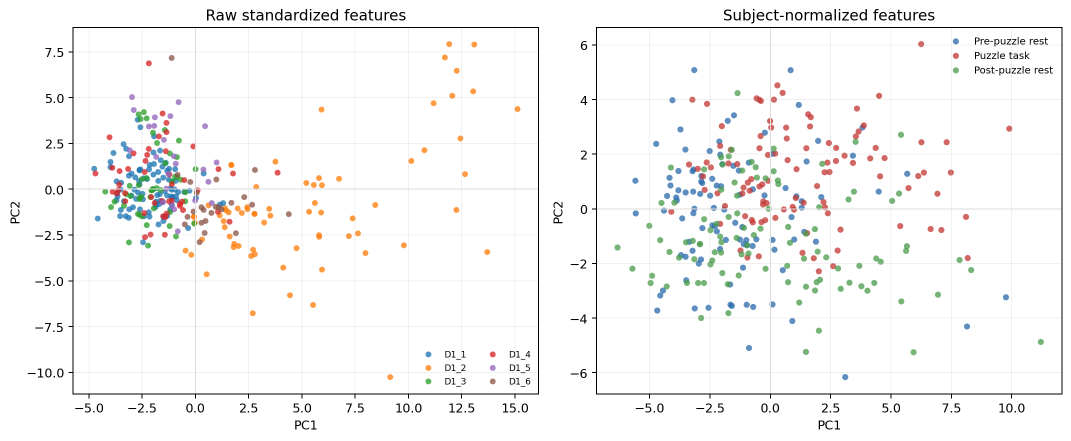
#> input picture submission/figures/figure1_pca_comparison.png, 2142 x 881 px (shown at 1/2 size)
$ python build_vertical_poster.py
#> lines starting #> are read from the running program, lines starting #| are printed output that depends on the picture
from pathlib import Path
import math

from PIL import Image, ImageDraw, ImageFilter, ImageFont


OUT_DIR = Path(__file__).resolve().parent
FIG_DIR = OUT_DIR / "figures"
PNG_PATH = OUT_DIR / "case2_vertical_poster.png"
PDF_PATH = OUT_DIR / "case2_vertical_poster.pdf"

W, H = 2160, 3840

COL = {
    "cream": "#F6F0E6",
    "paper": "#FFFDF8",
    "ink": "#102238",
    "muted": "#5F6F80",
    "navy": "#14344C",
    "navy2": "#0F2B40",
    "blue": "#2C6EAA",
    "teal": "#247D7F",
    "sage": "#4B8B78",
    "rust": "#C75C46",
    "amber": "#E2A33A",
    "line": "#D8E2E6",
    "soft_blue": "#EAF3F8",
    "soft_teal": "#EAF5F2",
    "soft_rust": "#F8E7DE",
}


def hex_rgb(value):
    value = value.lstrip("#")
    return tuple(int(value[i : i + 2], 16) for i in (0, 2, 4))


def blend(a, b, t):
    ar, ag, ab = hex_rgb(a)
    br, bg, bb = hex_rgb(b)
    return (
        int(ar + (br - ar) * t),
        int(ag + (bg - ag) * t),
        int(ab + (bb - ab) * t),
    )


def fnt(size, bold=False, display=False):
#> called with size = 24, bold = True, display = False
    base = Path("C:/Windows/Fonts")
    if display:
        names = ["bahnschrift.ttf", "segoeuib.ttf", "arialbd.ttf"]
    elif bold:
        names = ["segoeuib.ttf", "arialbd.ttf"]
    else:
        names = ["segoeui.ttf", "arial.ttf"]
    for name in names:
        path = base / name
        if path.exists():
            return ImageFont.truetype(str(path), size)
    return ImageFont.load_default()


F = {
    "kicker": fnt(24, True),
    "title": fnt(82, True, True),
    "title2": fnt(66, True, True),
    "subtitle": fnt(28),
    "section": fnt(36, True, True),
    "section_small": fnt(28, True, True),
    "body": fnt(27),
    "body_bold": fnt(27, True),
    "small": fnt(22),
    "small_bold": fnt(22, True),
    "tiny": fnt(18),
    "metric": fnt(54, True, True),
    "metric_small": fnt(42, True, True),
    "footer": fnt(20),
}


def shadow(base, box, radius=28, alpha=42, blur=20, offset=(8, 12)):
    layer = Image.new("RGBA", base.size, (0, 0, 0, 0))
    d = ImageDraw.Draw(layer)
    shifted = (box[0] + offset[0], box[1] + offset[1], box[2] + offset[0], box[3] + offset[1])
    d.rounded_rectangle(shifted, radius=radius, fill=(12, 30, 45, alpha))
    layer = layer.filter(ImageFilter.GaussianBlur(blur))
    base.alpha_composite(layer)


def rounded(draw, box, radius, fill, outline=None, width=2):
    draw.rounded_rectangle(box, radius=radius, fill=fill, outline=outline, width=width)


def text(draw, xy, s, font, fill=COL["ink"], anchor=None):
    draw.text(xy, s, font=font, fill=fill, anchor=anchor)


def wrap(draw, x, y, s, font, max_w, fill=COL["ink"], leading=1.12, bullet=False):
    words = s.split()
    lines = []
    current = ""
    for word in words:
        candidate = f"{current} {word}".strip()
        if draw.textlength(candidate, font=font) <= max_w:
            current = candidate
        else:
            if current:
                lines.append(current)
            current = word
    if current:
        lines.append(current)

    line_h = int(font.size * leading)
    for i, line in enumerate(lines):
        if bullet and i == 0:
            rounded(draw, (x, y + 9, x + 10, y + 19), 5, fill)
            draw.text((x + 24, y), line, font=font, fill=fill)
        else:
            indent = 24 if bullet else 0
            draw.text((x + indent, y), line, font=font, fill=fill)
        y += line_h
    return y


def card(base, box, radius=26, fill=COL["paper"], outline=COL["line"], accent=None):
    shadow(base, box, radius=radius)
    d = ImageDraw.Draw(base)
    rounded(d, box, radius, fill, outline, 2)
    if accent:
        d.rounded_rectangle((box[0], box[1], box[0] + 12, box[3]), radius=radius, fill=accent)


def panel_header(draw, x, y, w, title, color, num=None):
    rounded(draw, (x, y, x + w, y + 68), 24, color)
    if num:
        rounded(draw, (x + 22, y + 15, x + 70, y + 53), 14, "#FFFFFF")
        text(draw, (x + 46, y + 22), num, F["section_small"], color, anchor="ma")
        text(draw, (x + 88, y + 18), title, F["section"], "white")
    else:
        text(draw, (x + 32, y + 18), title, F["section"], "white")


def paste_fig(base, path, box, bg="#FFFFFF", radius=22, outline="#EEF2F5"):
    img = Image.open(path).convert("RGBA")
    tw, th = box[2] - box[0], box[3] - box[1]
    scale = min(tw / img.width, th / img.height)
    img = img.resize((int(img.width * scale), int(img.height * scale)), Image.LANCZOS)
    layer = Image.new("RGBA", (tw, th), bg)
    layer.alpha_composite(img, ((tw - img.width) // 2, (th - img.height) // 2))
    mask = Image.new("L", (tw, th), 0)
    md = ImageDraw.Draw(mask)
    md.rounded_rectangle((0, 0, tw, th), radius=radius, fill=255)
    base.paste(layer, (box[0], box[1]), mask)
    d = ImageDraw.Draw(base)
    rounded(d, box, radius, None, outline, 1)


# [4 lines left out: function metric_card, not called in this run]


def small_metric(draw, x, y, value, label, color):
    rounded(draw, (x, y, x + 240, y + 106), 20, "#FFFFFF", "#D7E3E8", 2)
    text(draw, (x + 24, y + 20), value, F["metric_small"], color)
    text(draw, (x + 24, y + 70), label, F["tiny"], COL["muted"])


# [20 lines left out: function simple_table, not called in this run]


def draw_background(base):
    draw = ImageDraw.Draw(base)
    for y in range(H):
        t = y / H
        col = blend("#F8F1E7", "#F1E8DB", t)
        draw.line((0, y, W, y), fill=col)
    for i in range(-80, W, 116):
        draw.line((i, 0, i + 620, H), fill=(228, 220, 204), width=1)
    for j in range(0, H, 116):
        draw.line((0, j, W, j), fill=(231, 224, 211), width=1)

    blob = Image.new("RGBA", (W, H), (0, 0, 0, 0))
#> blob: PIL image 2160x3840 RGBA; every value is 0
    bd = ImageDraw.Draw(blob)
    bd.ellipse((-500, 150, 620, 1180), fill=(83, 157, 147, 48))
    bd.ellipse((1430, 210, 2620, 1300), fill=(78, 139, 190, 38))
    bd.ellipse((1300, 2820, 2650, 4100), fill=(204, 92, 70, 34))
    blob = blob.filter(ImageFilter.GaussianBlur(10))
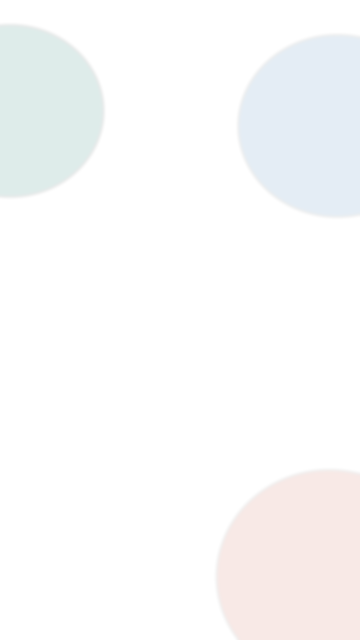
#> blob: PIL image 2160x3840 RGBA (shown at 1/6 size); mean R, G, B, A 30.2, 29.3, 30.6, 9.1; transparent parts drawn white
    base.alpha_composite(blob)


def draw_wave(draw, x0, y0, w, h):
#> called with x0 = 1150, y0 = 92, w = 840, h = 125
    pts = []
    for i in range(0, w, 18):
        x = x0 + i
        y = y0 + h / 2 + math.sin(i / 44) * h * 0.18 + math.sin(i / 17) * h * 0.08
        pts.append((x, y))
    draw.line(pts, fill="#9DD2CB", width=4)
    for i, (x, y) in enumerate(pts[::4]):
        color = COL["amber"] if i % 3 == 0 else "#B8D8E8"
        draw.ellipse((x - 5, y - 5, x + 5, y + 5), fill=color)


def build():
    base = Image.new("RGBA", (W, H), COL["cream"])
    draw_background(base)
    draw = ImageDraw.Draw(base)

    # Header.
    draw.rounded_rectangle((0, 0, W, 430), radius=0, fill=COL["navy"])
    draw.rectangle((0, 0, W, 430), fill=COL["navy"])
    draw.polygon([(0, 430), (W, 430), (W, 340), (0, 410)], fill=COL["navy2"])
    draw_wave(draw, 1150, 92, 840, 125)

    text(draw, (90, 50), "CASE II | EMOPAIRCOMPETE WEARABLE BIOSIGNALS", F["kicker"], "#A9D3CE")
    text(draw, (90, 100), "Subject-Normalized", F["title"], "white")
    text(draw, (90, 188), "Stress-State Discovery", F["title"], "white")
    text(draw, (93, 294), "A baseline-aware representation study using HR, TEMP, and EDA features", F["subtitle"], "#DCEAF2")
    rounded(draw, (1548, 42, 2048, 104), 24, "#264B63", "#5E8295", 2)
    text(draw, (1798, 58), "02582 | Case 2 | s252646", F["small_bold"], "white", anchor="ma")
    rounded(draw, (1425, 250, 2048, 365), 26, "#1E5B52", "#6C9F96", 2)
    text(draw, (1465, 272), "Key claim", F["small_bold"], COL["amber"])
    wrap(draw, 1465, 306, "Baseline removal and subject-level validation are essential before interpreting wearable biosignals as stress states.", F["small_bold"], 535, "white", 1.04)

    # Research question.
    card(base, (90, 465, W - 90, 585), radius=24, fill="#EAF3F8", outline="#93BBCB", accent=COL["blue"])
    draw = ImageDraw.Draw(base)
    text(draw, (135, 497), "Research question", F["section_small"], COL["blue"])
    wrap(
        draw,
        465,
        492,
        "After removing subject baselines, do HR/TEMP/EDA features contain generalizable stress-phase structure, and how strongly do they relate to affect ratings?",
        F["body_bold"],
        1530,
        COL["ink"],
        1.08,
    )

    # Overview cards.
    y0 = 625
    cards = {
        "data": (90, y0, 690, 990),
        "pipeline": (735, y0, 1425, 990),
        "valid": (1470, y0, W - 90, 990),
    }
    for box, accent in [(cards["data"], COL["teal"]), (cards["pipeline"], COL["blue"]), (cards["valid"], COL["rust"])]:
        card(base, box, radius=28, accent=accent)
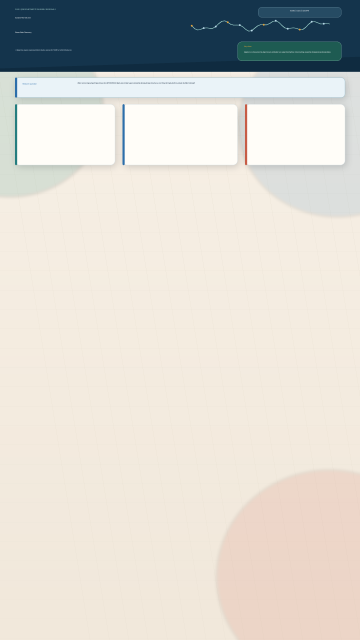
#> base: PIL image 2160x3840 RGBA (shown at 1/6 size); mean R, G, B, A 216.2, 213.2, 206.3, 255
    draw = ImageDraw.Draw(base)

    text(draw, (130, y0 + 34), "Data", F["section"], COL["teal"])
    small_metric(draw, 130, y0 + 95, "312", "observations", COL["blue"])
    small_metric(draw, 380, y0 + 95, "26", "individuals", COL["sage"])
    text(draw, (130, y0 + 235), "Phase design", F["small_bold"], COL["ink"])
    phase_y = y0 + 277
    for i, (label, col, fill) in enumerate(
        [
            ("Pre-rest", COL["blue"], "#EAF3F8"),
            ("Puzzle", COL["rust"], "#F8E7DE"),
            ("Post-rest", COL["sage"], "#EAF5F2"),
        ]
    ):
        x = 130 + i * 170
        rounded(draw, (x, phase_y, x + 150, phase_y + 48), 16, fill, col, 2)
        text(draw, (x + 75, phase_y + 13), label, F["tiny"], col, anchor="ma")
    wrap(draw, 130, y0 + 318, "51 HR/TEMP/EDA features plus 11 affect variables.", F["small"], 500, COL["muted"], 1.05)

    text(draw, (775, y0 + 34), "Pipeline", F["section"], COL["blue"])
    steps = [
        ("01", "Median imputation"),
        ("02", "Subject z-score"),
        ("03", "PCA + KMeans"),
        ("04", "CCA + embeddings"),
    ]
    for i, (num, label) in enumerate(steps):
        yy = y0 + 100 + i * 63
        rounded(draw, (780, yy, 846, yy + 44), 15, COL["navy"], None)
        text(draw, (813, yy + 11), num, F["tiny"], "white", anchor="ma")
        text(draw, (865, yy + 8), label, F["small_bold"], COL["ink"])
        if i < len(steps) - 1:
            draw.line((813, yy + 46, 813, yy + 61), fill="#C7D6DD", width=3)
    text(draw, (1510, y0 + 34), "Model Checks", F["section"], COL["rust"])
    small_metric(draw, 1510, y0 + 95, "0.075", "KMeans ARI", COL["rust"])
    small_metric(draw, 1760, y0 + 95, "0.779", "LOSO AUC", COL["blue"])
    wrap(draw, 1510, y0 + 240, "Unsupervised structure is weak, but a supervised subject-held-out sanity check confirms nonzero stress-related signal.", F["body"], 505, COL["ink"], 1.08)

    # PCA panel.
    pca_box = (90, 1045, W - 90, 1990)
    card(base, pca_box, radius=30, accent=COL["blue"])
#> in shadow (call 5), `layer = layer.filter(ImageFilter.GaussianBlur(blur))`:
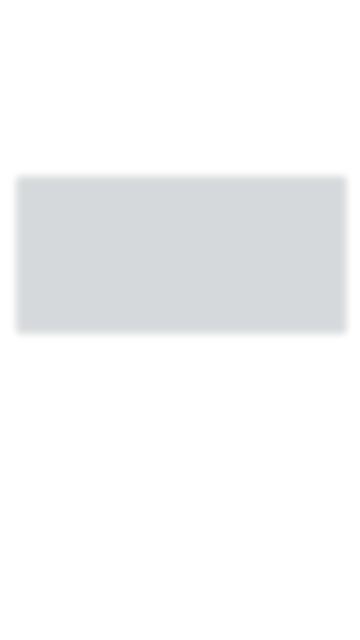
#> layer: PIL image 2160x3840 RGBA (shown at 1/6 size); mean R, G, B, A 2.7, 6.8, 10.2, 9.5; transparent parts drawn white
    draw = ImageDraw.Draw(base)
    panel_header(draw, 90, 1045, W - 180, "PCA: Baselines Dominate Low-Dimensional Structure", COL["blue"], "1")
    paste_fig(base, FIG_DIR / "figure1_pca_comparison.png", (150, 1155, 1360, 1655), radius=24)
#> in paste_fig, img is the input picture: PIL image 2142x881 RGBA; mean R, G, B, A 247.3, 247, 246.5, 255
#> in paste_fig, `base.paste(layer, (box[0], box[1]), mask)`:
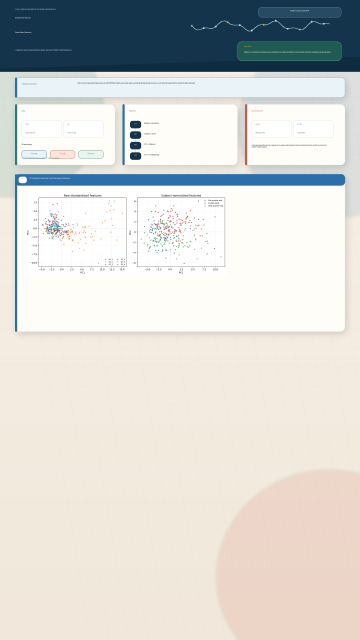
#> base: PIL image 2160x3840 RGBA (shown at 1/6 size); mean R, G, B, A 214, 213.5, 209.6, 255
    paste_fig(base, FIG_DIR / "figure2_metadata_r2.png", (150, 1705, 685, 1985), radius=20)
#> call 2 of paste_fig, with box = (150, 1705, 685, 1985), bg = '#FFFFFF', radius = 20, outline = '#EEF2F5'
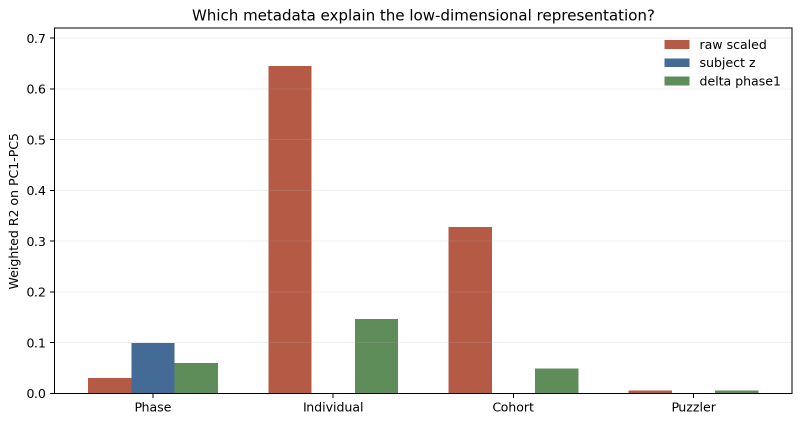
#> input picture submission/figures/figure2_metadata_r2.png, 1601 x 846 px (shown at 1/2 size)
#> in paste_fig, img is the input picture: PIL image 1601x846 RGBA; mean R, G, B, A 241.7, 236.9, 234.9, 255
    paste_fig(base, FIG_DIR / "figure3_cluster_phase_heatmap.png", (735, 1705, 1058, 1985), radius=20)
#> call 3 of paste_fig, with box = (735, 1705, 1058, 1985), bg = '#FFFFFF', radius = 20, outline = '#EEF2F5'
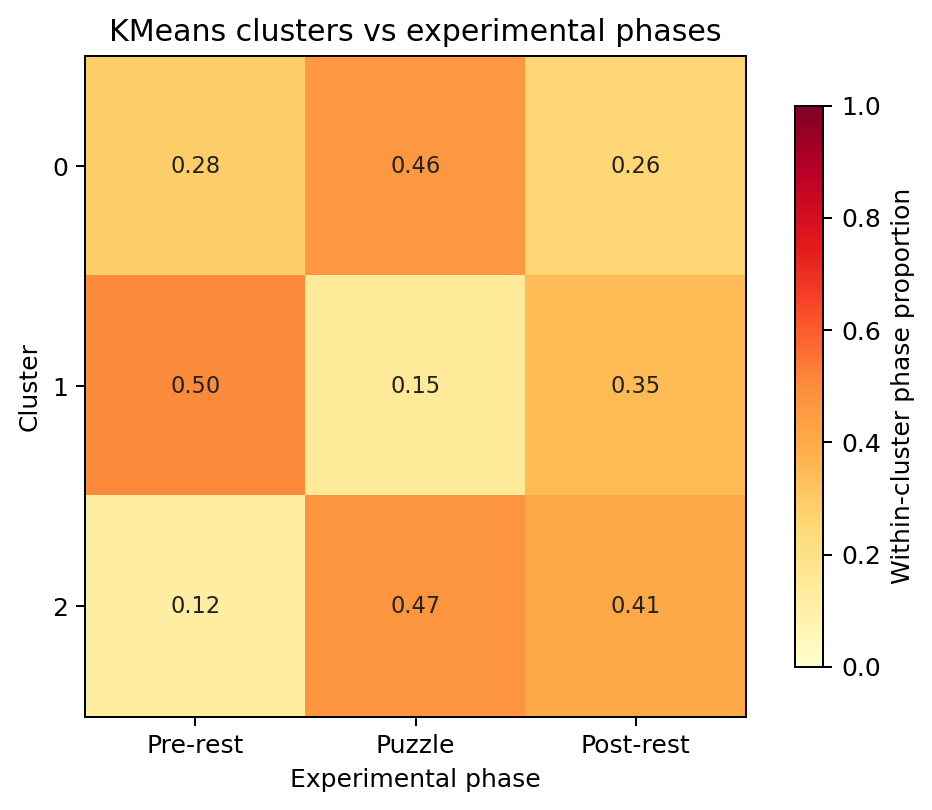
#> input picture submission/figures/figure3_cluster_phase_heatmap.png, 932 x 810 px
#> in paste_fig, img is the input picture: PIL image 932x810 RGBA; mean R, G, B, A 247, 206.9, 154.7, 255
#> in paste_fig (call 3), `layer.alpha_composite(img, ((tw - img.width) // 2, (th - img.height) /..`:
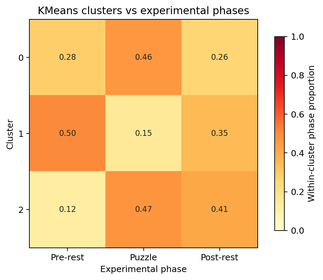
#> layer: PIL image 323x280 RGBA; mean R, G, B, A 246.4, 206.6, 154.6, 255
    draw = ImageDraw.Draw(base)
    metric_card(draw, (1450, 1155, 2010, 1288), "0.030", "Raw phase R2 in PC1-PC5", COL["rust"], "#FFF7F1")
    metric_card(draw, (1450, 1322, 2010, 1455), "0.645", "Raw individual R2 in PC1-PC5", COL["sage"], "#F2FAF7")
    metric_card(draw, (1450, 1489, 2010, 1622), "0.075", "Best KMeans ARI after subject z-score", COL["blue"], "#F5FAFD")
    y = 1685
    for b in [
        "Subject and cohort effects dominate raw PCA; phase explains little variance.",
        "Subject normalization improves phase signal, but KMeans still gives mixed phase clusters.",
        "Conclusion: use PCA as a diagnostic representation, not as proof of clean stress-state discovery.",
    ]:
        y = wrap(draw, 1115, y, b, F["small_bold"], 880, COL["ink"], bullet=True, leading=1.08)

    # CCA panel.
    cca_box = (90, 2045, W - 90, 2790)
    card(base, cca_box, radius=30, accent=COL["sage"])
    draw = ImageDraw.Draw(base)
    panel_header(draw, 90, 2045, W - 180, "CCA: Cross-Modal Physiology-Affect Coupling", COL["sage"], "2")
    paste_fig(base, FIG_DIR / "figure5_cca_loadings.png", (150, 2150, 1500, 2762), radius=24)
    metric_card(draw, (1570, 2150, 2010, 2282), "0.477", "In-sample canonical correlation", COL["sage"], "#F2FAF7")
    metric_card(draw, (1570, 2320, 2010, 2452), "0.362", "Held-out-subject GroupKFold r", COL["blue"], "#F5FAFD")
    metric_card(draw, (1570, 2490, 2010, 2622), "p=0.005", "Subject-block permutation test", COL["rust"], "#FFF7F1")
    wrap(draw, 1570, 2662, "EDA-phasic variables are strongest; affective loadings form an arousal-like axis.", F["body_bold"], 420, COL["ink"], 1.08)

    # Embedding panel.
    emb_box = (90, 2845, W - 90, 3338)
    card(base, emb_box, radius=30, accent=COL["rust"])
    draw = ImageDraw.Draw(base)
    panel_header(draw, 90, 2845, W - 180, "PCA vs UMAP vs t-SNE: Non-linear Comparison", COL["rust"], "3")
    paste_fig(base, FIG_DIR / "figure6_embedding_comparison.png", (150, 2948, 1415, 3310), radius=24)
    simple_table(draw, 1486, 2958)
    wrap(
        draw,
        1486,
        3172,
        "UMAP has slightly higher kNN accuracy, but lower silhouette. Non-linear embeddings do not clearly improve phase geometry over interpretable PCA.",
        F["body_bold"],
        520,
        COL["ink"],
        1.08,
    )

    # Takeaways.
    take_box = (90, 3348, W - 90, 3745)
    shadow(base, take_box, radius=34, alpha=54, blur=24)
    draw = ImageDraw.Draw(base)
    rounded(draw, take_box, 34, COL["navy"], None)
    text(draw, (140, 3402), "Key Take-aways", F["section"], COL["amber"])
    takeaways = [
        ("1", "Individual/cohort baselines dominate raw wearable features."),
        ("2", "EDA-phasic activity is the strongest cross-modal signal carrier."),
        ("3", "CCA supports moderate arousal-like physiology-affect coupling."),
        ("4", "No robust unsupervised separation of emotional states."),
    ]
    for i, (num, body) in enumerate(takeaways):
        tx = 140 + (i % 2) * 960
        ty = 3480 + (i // 2) * 108
        rounded(draw, (tx, ty, tx + 860, ty + 78), 20, "#234B63", "#5E8295", 2)
        text(draw, (tx + 30, ty + 20), f"{num}.", F["body_bold"], COL["amber"])
        wrap(draw, tx + 82, ty + 17, body, F["small_bold"], 720, "white", 1.0)

    text(draw, (W // 2, 3800), "Generated locally from reproducible scripts in submission/; no raw data uploaded.", F["footer"], COL["muted"], anchor="ma")

    rgb = base.convert("RGB")
    rgb.save(PNG_PATH, quality=96)
    rgb.save(PDF_PATH, "PDF", resolution=180)
    print(PNG_PATH)
    print(PDF_PATH)


if __name__ == "__main__":
#> (the run stopped early here; a loop or call above may not have finished)
